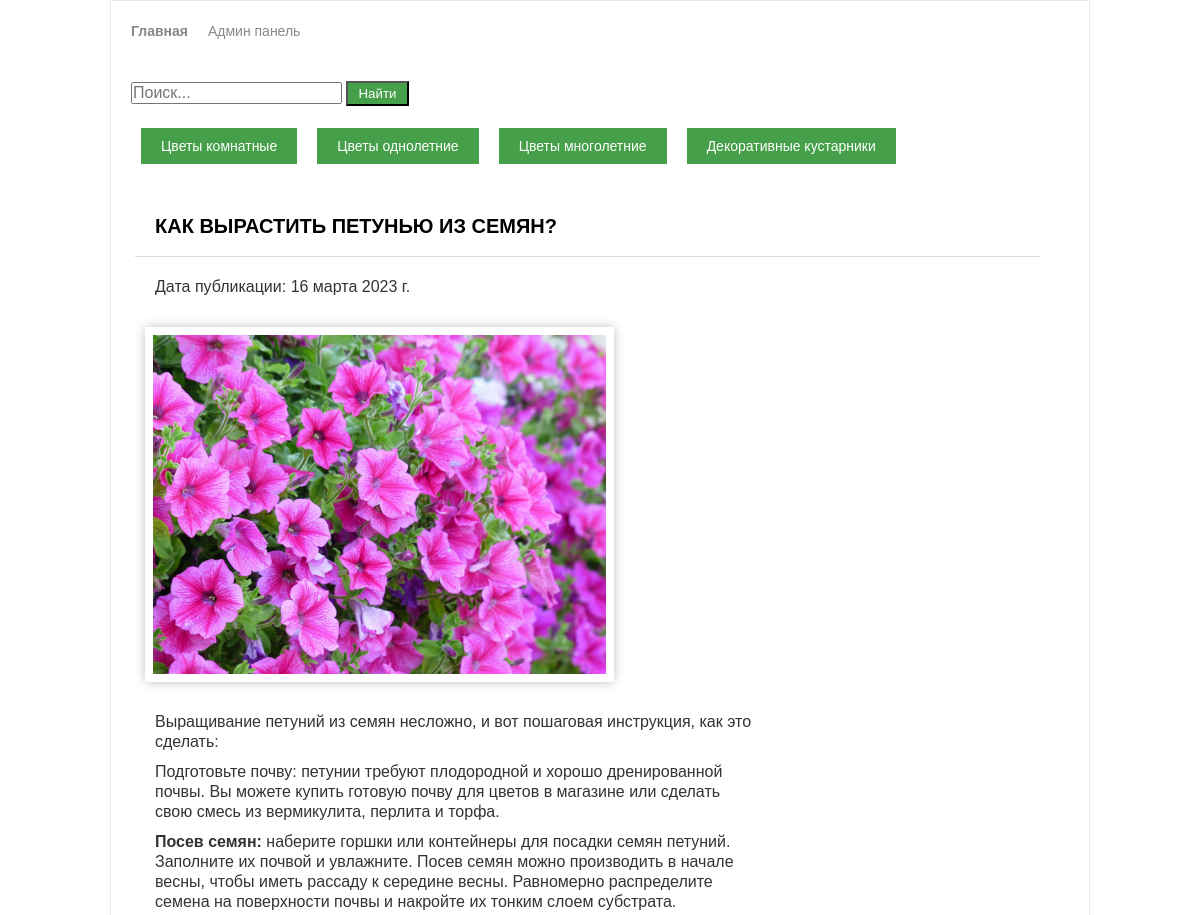
Before: /1/ (upper part) with the older database file.
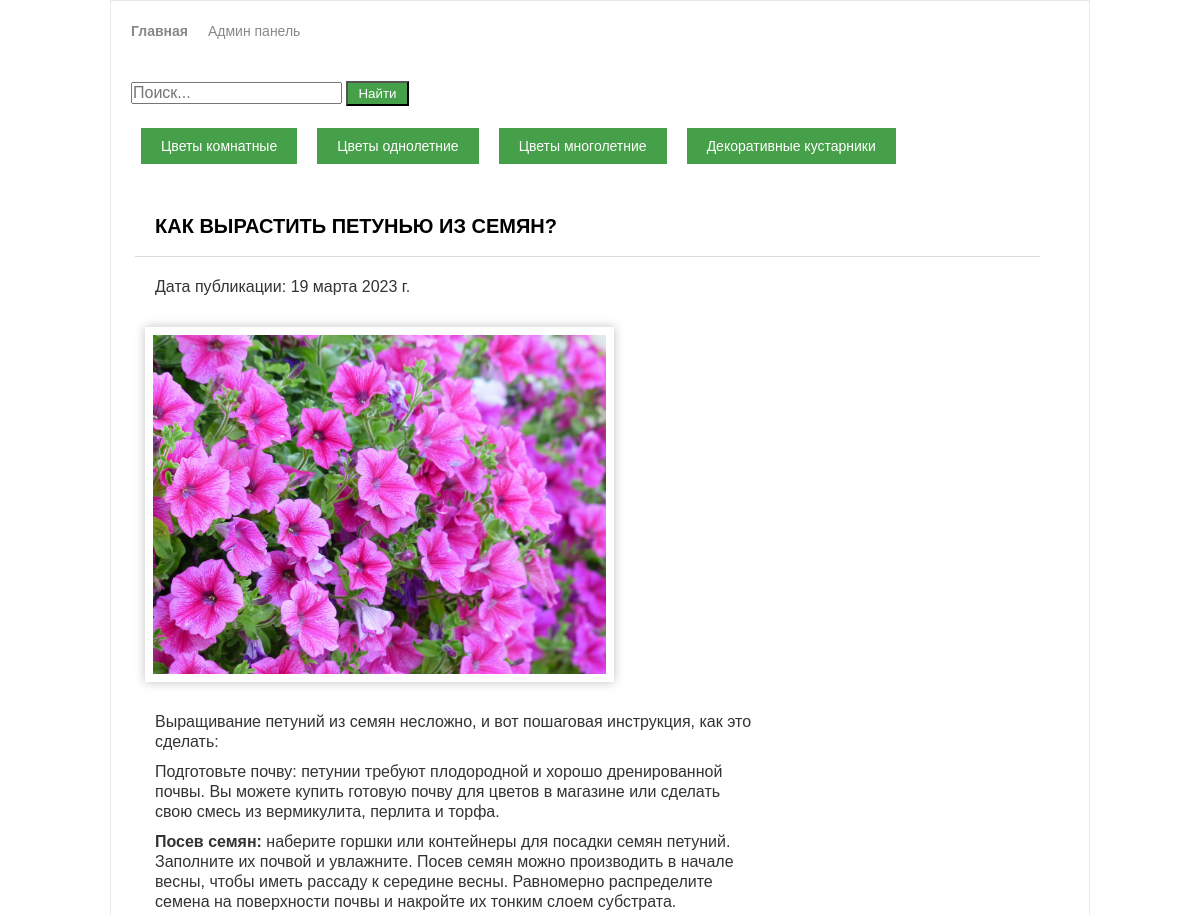
After: the same page with the newer database file.
### blog/models.py (models this page shows, shortened)
class Post(models.Model):
    TOPIC_TYPES = [
        (1, 'Цветы комнатные'),
        (2, 'Цветы однолетние'),
        (3, 'Цветы многолетние'),
        (4, 'Декоративные кустарники'),
    ]
    title = models.CharField('Название статьи', max_length=150)
    text = models.TextField('Текст статьи')
    author = models.CharField('Автор', max_length=100)
    data = models.DateField('Дата публикации')
    img = models.ImageField('Изображение', upload_to='image/%Y')
    type = models.IntegerField(choices=TOPIC_TYPES)
    class Meta:
        verbose_name = 'Статья'
        verbose_name_plural = 'Статьи сайта'

### blog/views.py (the view)
# urls.py: path('<int:art_id>/', PostSingle.as_view()),
class PostSingle(View):
    def get(self, request, art_id):
        post = Post.objects.get(id=art_id)
        return render(request, 'blog/single.html', {'post': post})

### templates/blog/single.html (shortened to what this page needs)
<!DOCTYPE>
{% load static %}
<html >
<head>
	<link rel="stylesheet" href="{% static 'css/style.css' %}" type="text/css" media="all" />
</head>
<body>
<div class="shell">
	<div class="border">
		<div id="navigation_adm">
			<ul>
			    <li><a href="/" class="active">Главная</a></li>
			    <li><a href="/admin">Админ панель</a></li>
			</ul>
		</div>
<form action="{% url 'search_results' %}" method="get">
  <input type="text" name="q" placeholder="Поиск..." value="{{ query }}">
  <button type="submit">Найти</button>
</form>
        <div id="navigation">
			<ul>
			    <li><a href="/filter/?type=1">Цветы комнатные</a></li>
			    <li><a href="/filter/?type=2">Цветы однолетние</a></li>
                <li><a href="/filter/?type=3">Цветы многолетние</a></li>
			    <li><a href="/filter/?type=4">Декоративные кустарники</a></li>
			</ul>
		</div>
		<div id="main">
			<div id="content" class="left">
				<div class="projects">
					<h1>{{ post.title }}</h1>
                    <p class="data">Дата публикации: {{ post.data }}</p>
                   <p>
                       <img src="{{ post.img.url }}" width="50%" alt="" />
                   </p>
					<div class="item">
						<div class="text left">
							<article>{{ post.text|safe }}</article>
						</div>
					</div>
				</div>
			</div>
		</div>
	</div>
</div>
</body>
</html>

Changed rows visible on the page:
changed Post "КАК ВЫРАСТИТЬ ПЕТУНЬЮ ИЗ СЕМЯН?": data "16 марта 2023 г." → "19 марта 2023 г."
